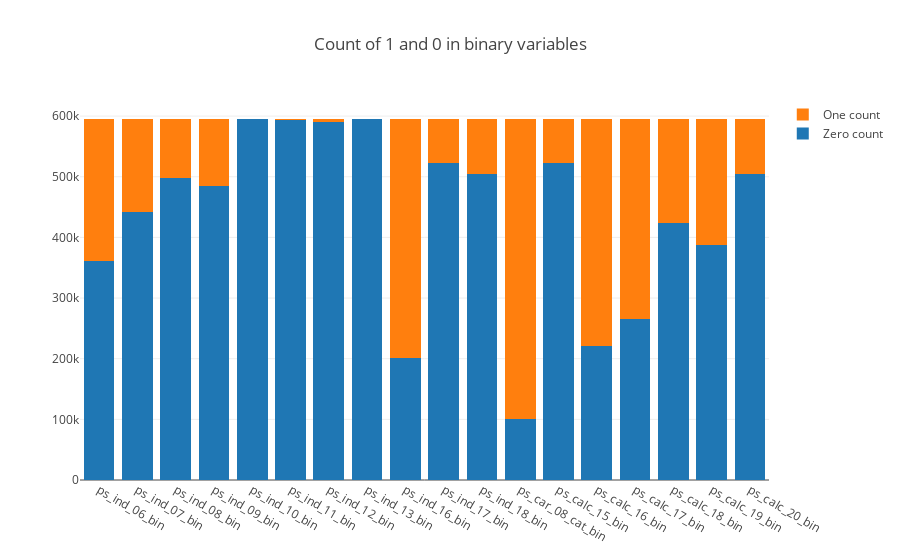

Notebook code cell kept with this figure:
### Code cell
trace1 = go.Bar(
    x=bin_col,
    y=zero_list ,
    name='Zero count'
)
trace2 = go.Bar(
    x=bin_col,
    y=one_list,
    name='One count'
)

data_bi = [trace1, trace2]
layout = go.Layout(
    barmode='stack',
    title='Count of 1 and 0 in binary variables'
)

fig = go.Figure(data=data_bi, layout=layout)
py.iplot(fig, filename='stacked-bar')

### Figure 1 — Plotly figure (JSON) as saved in the notebook; plotly's stock layout.template omitted (floating-point values rounded to 4 significant figures)
{"data": [{"name": "Zero count", "type": "bar", "x": ["ps_ind_06_bin", "ps_ind_07_bin", "ps_ind_08_bin", "ps_ind_09_bin", "ps_ind_10_bin", "ps_ind_11_bin", "ps_ind_12_bin", "ps_ind_13_bin", "ps_ind_16_bin", "ps_ind_17_bin", "ps_ind_18_bin", "ps_car_08_cat_bin", "ps_calc_15_bin", "ps_calc_16_bin", "ps_calc_17_bin", "ps_calc_18_bin", "ps_calc_19_bin", "ps_calc_20_bin"], "y": [360852, 442223, 497644, 484917, 594990, 594205, 589594, 594648, 201882, 523143, 503879, 99948, 522342, 221514, 265356, 424278, 387469, 503955]}, {"name": "One count", "type": "bar", "x": ["ps_ind_06_bin", "ps_ind_07_bin", "ps_ind_08_bin", "ps_ind_09_bin", "ps_ind_10_bin", "ps_ind_11_bin", "ps_ind_12_bin", "ps_ind_13_bin", "ps_ind_16_bin", "ps_ind_17_bin", "ps_ind_18_bin", "ps_car_08_cat_bin", "ps_calc_15_bin", "ps_calc_16_bin", "ps_calc_17_bin", "ps_calc_18_bin", "ps_calc_19_bin", "ps_calc_20_bin"], "y": [234360, 152989, 97568, 110295, 222, 1007, 5618, 564, 393330, 72069, 91333, 495264, 72870, 373698, 329856, 170934, 207743, 91257]}], "layout": {"barmode": "stack", "title": "Count of 1 and 0 in binary variables"}}
